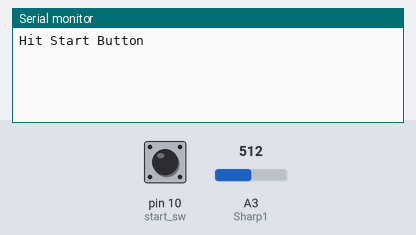
A sketch run on a simulated Arduino Uno, built with avr-gcc and run on an emulated ATmega328P. On the bench: the last lines printed to the serial monitor. The inputs (shaded band) are chosen by the test bench; at power-on: pin 10 (start_sw) LOW, A3 (Sharp1) = 512.

Above: at 0.8 s.
0.9 s: pin 10 (start_sw) pulled HIGH for 0.15 s
At 1.08 s:
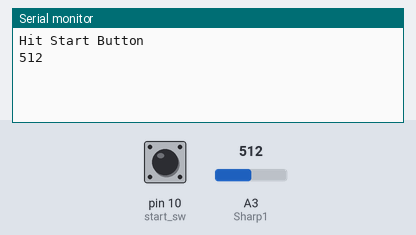
2.9 s: A3 (Sharp1) set to 716
At 3.08 s:
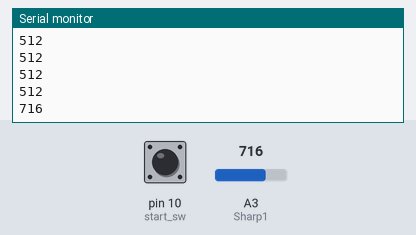
4.4 s: A3 (Sharp1) set to 900
At 4.58 s:
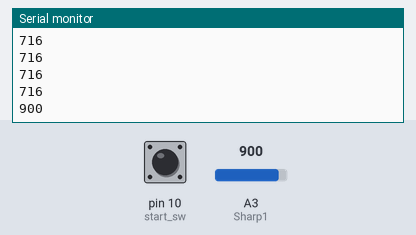
Timing chart, 0 to 7.4 s (numbered marks = the images above; inputs shaded):
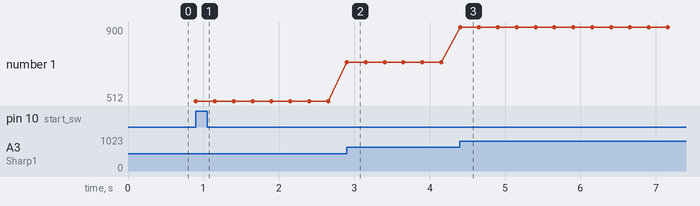

The sketch:

sharp_1_test.ino
```cpp
// Connect a start switch/touch sensor to digital port 10
// Use analog port 3 for Sharp sensor 1

// Global variables
int Sharp1 = 3; //use analog port 3 for Sharp sensor 1 (left)
int start_sw = 10; //digital port ID, start switch
int interval = 250; //interval between sensor readings

void start_press(int sw)
{
//sw represents the digital port number that’s connected to the switch
//function waits for switch to be pressed and released
while(digitalRead(sw) == HIGH){} //exit when switch pressed
while(digitalRead(sw) == LOW) {} // continue when switch released
}

void setup()
{
pinMode(start_sw, INPUT);
// initialize the Serial monitor
Serial.begin(9600);
Serial.println("Hit Start Button");
start_press(start_sw);
}

void loop()
{
int Reading_1;
Reading_1 = analogRead(Sharp1);
//print the sensor reading
Serial.println(Reading_1);
delay(interval);
}
```

Measured:
- after the input at 0.9 s, the serial monitor: prints a new line at once (image 1)
- after the input at 2.9 s, the serial monitor: prints a new line at once (image 2)
- after the input at 4.4 s, the serial monitor: prints a new line at once (image 3)
- plotted number 1: 512 → 716 after the input at 2.9 s, 716 → 900 after the input at 4.4 s
